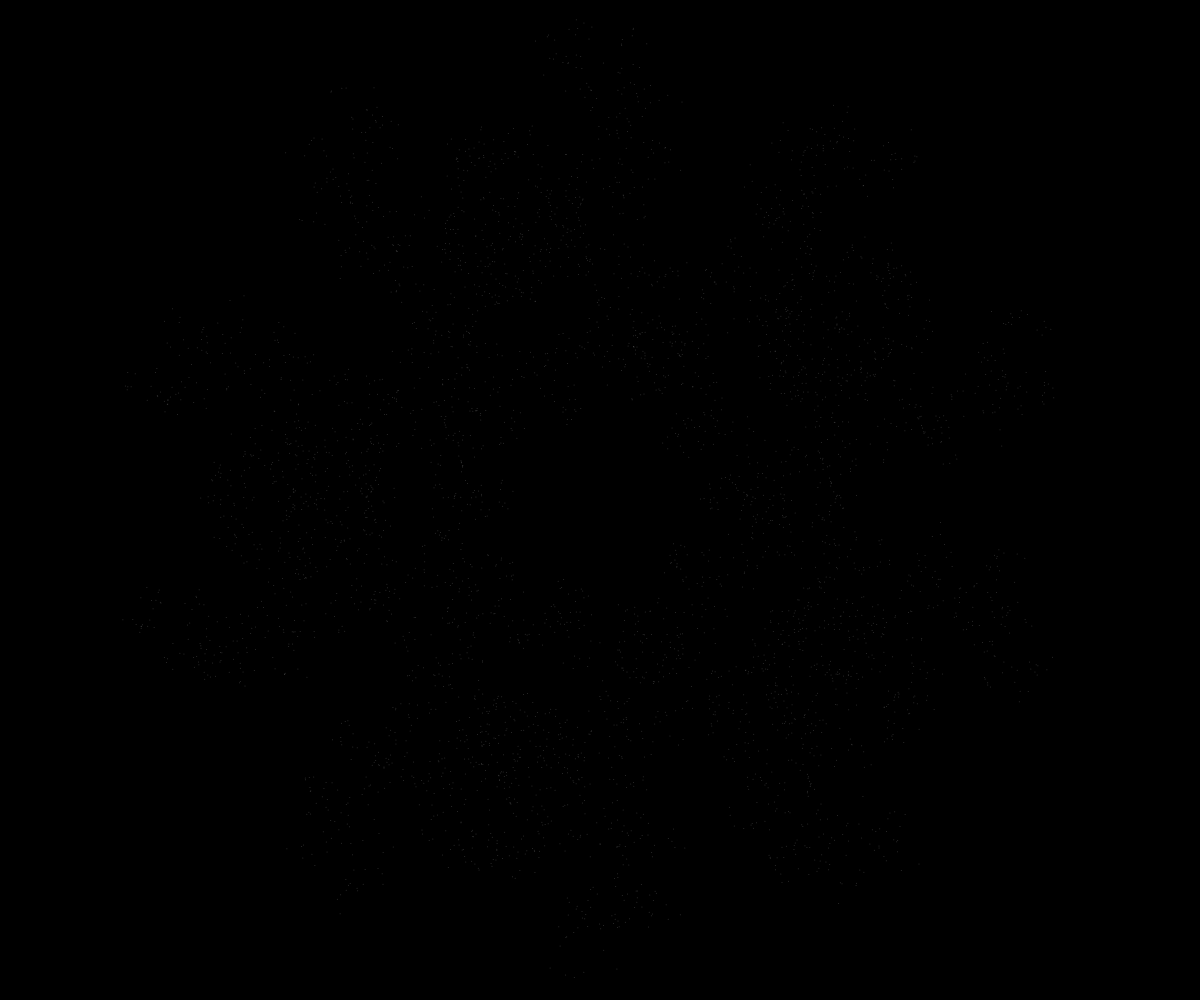
Frame 1 (no input)
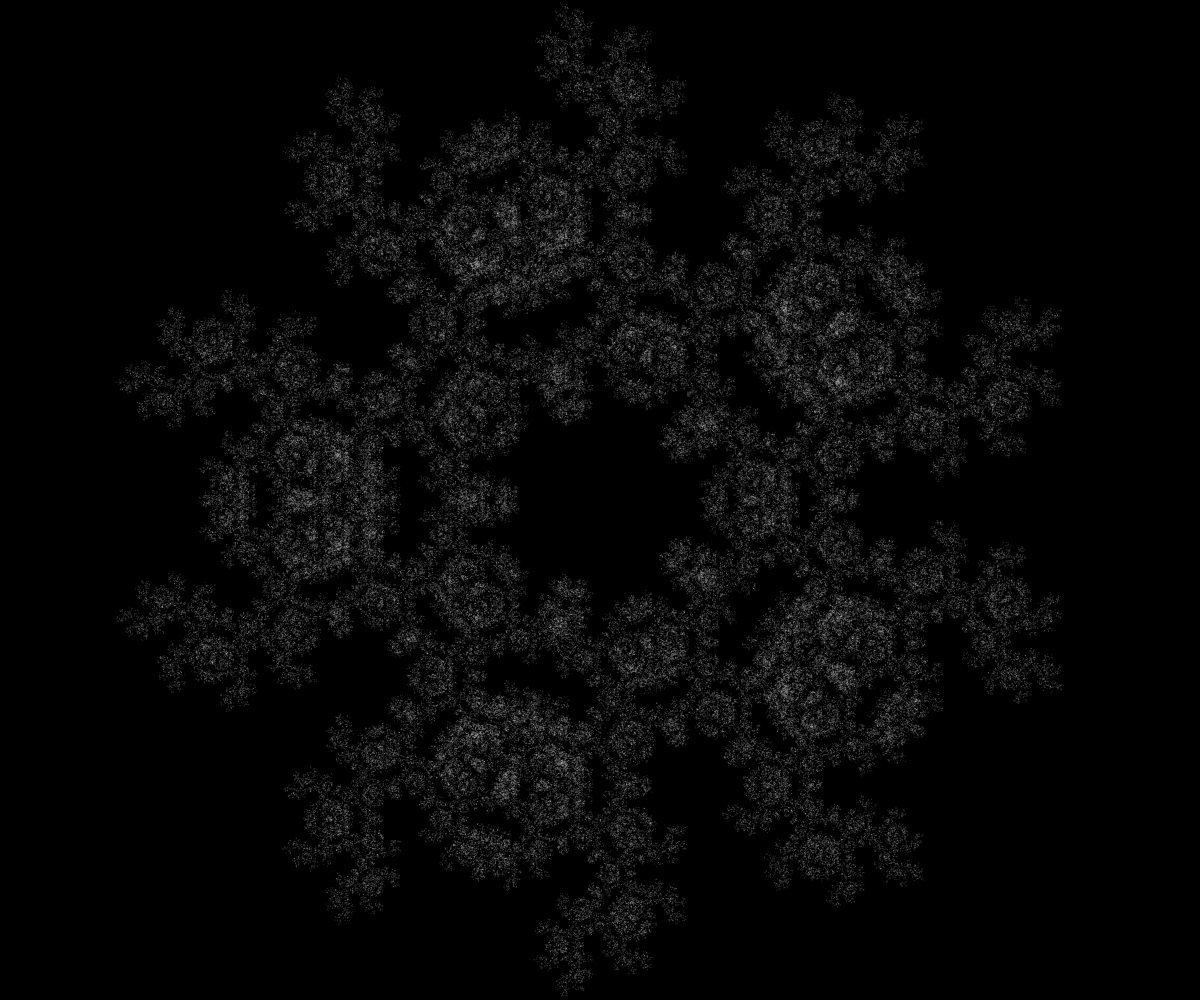
Frame 60 (no input)
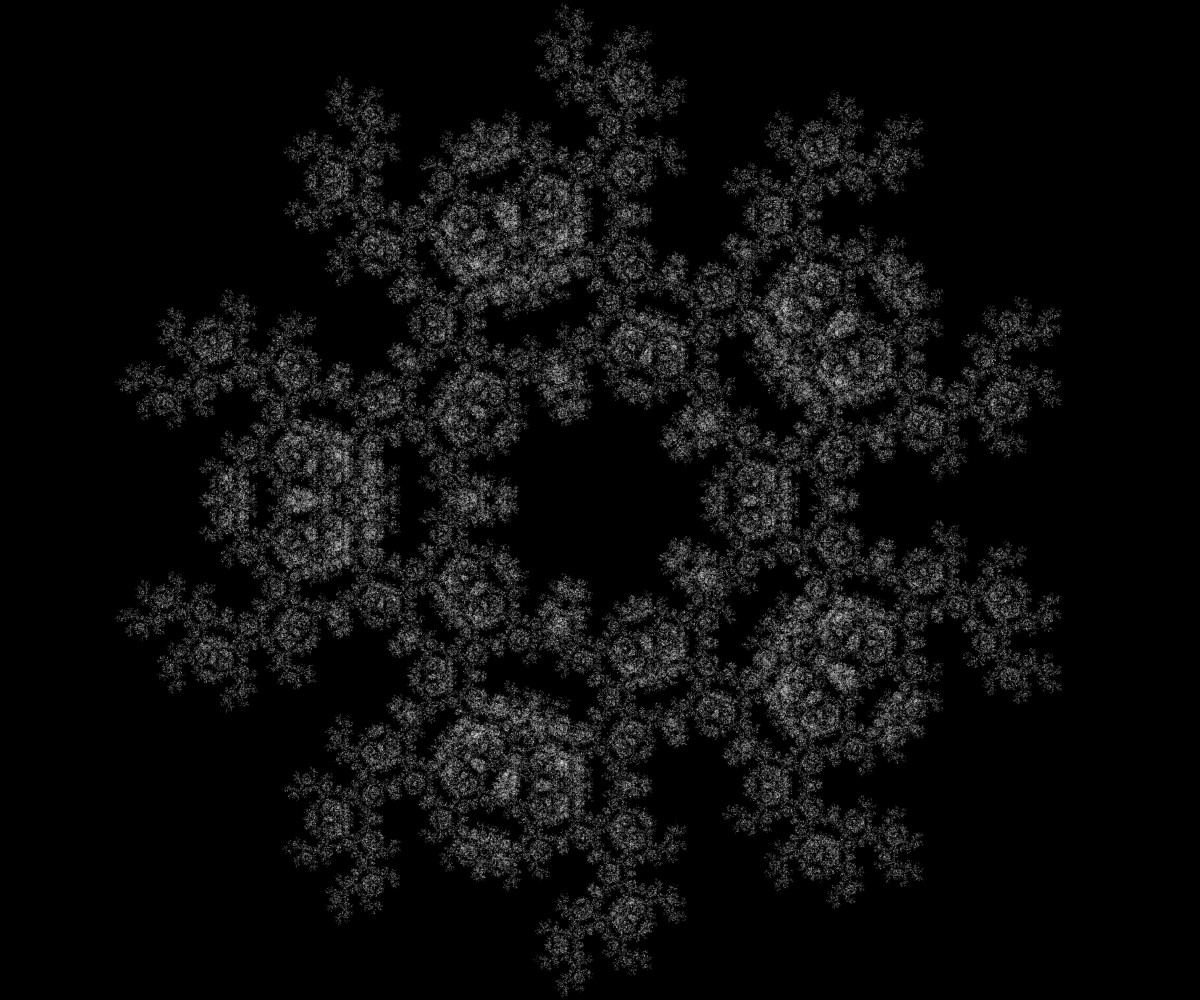
Frame 120 (the mouse pressed at the canvas centre since frame 60)

The p5.js sketch that drew these frames (run headless with seeded random() and noise() and a simulated clock; from frame 60 on, the mouse is pressed at the canvas centre):

// p5.js sketch
// ── sketch.js
// The Chaos Game
// Daniel Shiffman
// Part 1: https://youtu.be/7gNzMtYo9n4
// https://thecodingtrain.com/CodingChallenges/123.1-chaos-game
// Part 2: https://youtu.be/A0NHGTggoOQ
// https://thecodingtrain.com/CodingChallenges/123.2-chaos-game

let points;
let current;
let percent = 0.5;
let previous;

function setup() {
  createCanvas(windowWidth, windowHeight);
  points = [];
  const n = 5;

  for (let i = 0; i < n; i++) {
    // let v = createVector(random(width), random(height));
    let angle = i * TWO_PI / n;
    let v = p5.Vector.fromAngle(angle);
    v.mult(width / 2);
    v.add(width / 2, height / 2);
    points.push(v);
  }

  reset();
}

function reset() {
  current = createVector(random(width), random(height));
  background(0);
  stroke(255);
  strokeWeight(8);
  for (let p of points) {
    //point(p.x, p.y);
  }


}

function draw() {

  if (frameCount % 100 == 0) {
    //reset();
  }

  for (let i = 0; i < 5000; i++) {
    strokeWeight(1);
    stroke(255,50);
    let next = random(points);
    if (next !== previous) {
      current.x = lerp(current.x, next.x, percent);
      current.y = lerp(current.y, next.y, percent);
      point(current.x, current.y);
    }

    previous = next;
  }



}
